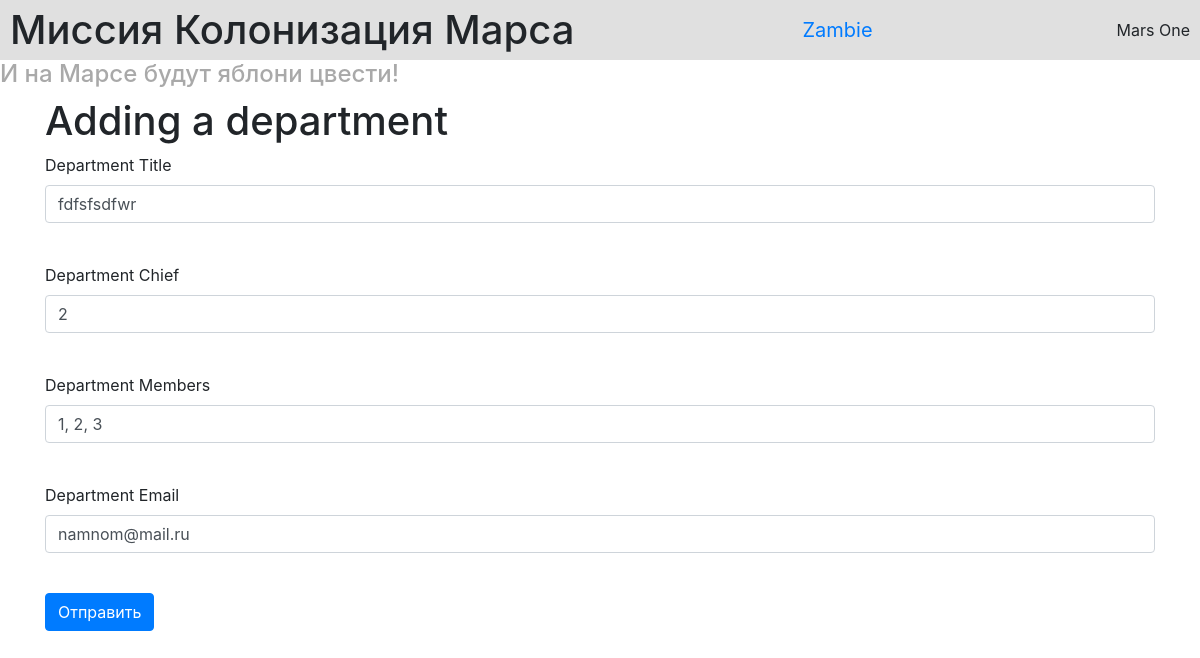
The page /new_department/1 (signed in) on the database its author committed.
### data/__all_models.py (models this page shows, shortened)
class User(SqlAlchemyBase, UserMixin, SerializerMixin):
    __tablename__ = 'users'
    id = Column(Integer, primary_key=True, autoincrement=True)
    name = Column(String)
    email = Column(String, unique=True)
    from_city = Column(String)
    hashed_password = Column(String)

class Departament(SqlAlchemyBase):
    __tablename__ = "departaments"
    id = Column(Integer, primary_key=True, autoincrement=True)
    title = Column(String)
    chief = Column(Integer, ForeignKey("users.id"))
    members = Column(String)
    email = Column(String, unique=True)
    user = relationship("User")

### main.py (the view, shortened to what this page needs)
@app.route("/new_department/<int:dep_id>", methods=["GET", "POST"])
@login_required
def edit_department(dep_id):
    form = addDepartmentForm()
    if request.method == "GET":
        session = db_session.create_session()
        department = session.query(Departament).filter(Departament.id == dep_id, Departament.chief == current_user.id).first()
        if department:
            form.title.data = department.title
            form.chief.data = department.chief
            form.members.data = department.members
            form.email.data = department.email
        else:
            abort(404)
    return render_template("add_department.html", form=form)

### forms.py
class addDepartmentForm(FlaskForm):
    title = StringField("Department Title", validators=[DataRequired()])
    chief = IntegerField("Department Chief", validators=[DataRequired()])
    members = StringField("Department Members", validators=[DataRequired()])
    email = EmailField("Department Email", validators=[DataRequired()])
    submit = SubmitField("Отправить")

### data/db_session.py (called while the page is built)
def create_session() -> orm.Session:
    global __factory
    return __factory()

### main.py (called while the page is built)
@login_manager.user_loader
def load_user(user_id):
    db_sess = db_session.create_session()
    return db_sess.get(User,user_id)

### templates/add_department.html (shortened to what this page needs)
{% extends "base.html" %}
{% block new_department %}
    <h1>Adding a department</h1>
    <form action="" method="post">
        <p>
            {{ form.title.label }}<br>
            {{ form.title(class="form-control") }}<br>
        </p>
        <p>
            {{ form.chief.label }}<br>
            {{ form.chief(class="form-control", type="number") }}<br>
        </p>
        <p>
            {{ form.members.label }}<br>
            {{ form.members(class="form-control") }}<br>
        </p>
        <p>
            {{ form.email.label }}<br>
            {{ form.email(class="form-control", type="email") }}<br>
        </p>
        <p>{{ form.submit(type="submit", class="btn btn-primary") }}</p>
    </form>
{% endblock %}

### templates/base.html (shortened to what this page needs)
<!DOCTYPE html>
<html lang="en">
<head>
    <link rel="stylesheet"
        href="https://stackpath.bootstrapcdn.com/bootstrap/4.4.1/css/bootstrap.min.css"
>
    <link rel="stylesheet" href="{{url_for('static', filename='css/style.css')}}">
</head>
<body>
    <header>
        <h1>Миссия Колонизация Марса</h1>
        {% if current_user.is_authenticated %}
            <a class="navbar-brand" href="/logout">{{ current_user.name }}</a>
        {% else %}
            <p>
                <a class="btn btn-primary " href="/register">Зарегистрироваться</a>
                <a class="btn btn-success" href="/login">Войти</a>
            </p>
        {% endif %}
        <p>Mars One</p>
    </header>
    <h4>И на Марсе будут яблони цвести!</h4>
    <div class="container">
        {% block new_department %}{% endblock %}
    </div>
</body>
</html>

### static/css/style.css (style rules this page uses)
h4 { color: darkgray; }
header { display: flex; justify-content: space-between; align-items: center; background-color: rgb(224, 224, 224); padding: 0px 10px; height: 60px; }
header h1, header p { margin: 0; line-height: 60px; }

### rows shown on the page
User: name "Zambie"
Departament: title "fdfsfsdfwr", chief "2", members "1, 2, 3", email "namnom@mail.ru"
